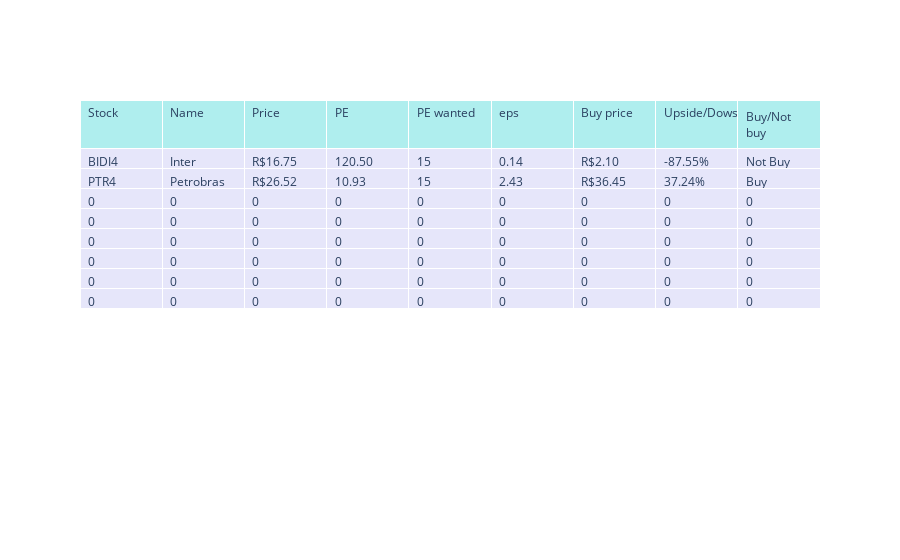

The notebook cell saved with this chart:
### Code cell
fig = go.Figure(data=[go.Table(
    header=dict(values=headers,
                fill_color='paleturquoise',
                align='left'),
    cells=dict(values=data,
               fill_color='lavender',
               align='left'))
])

fig.show()

### Figure 1 — Plotly figure (JSON) as saved in the notebook; plotly's stock layout.template omitted (floating-point values rounded to 4 significant figures)
{"data": [{"cells": {"align": "left", "fill": {"color": "lavender"}, "values": [["BIDI4", "PTR4", 0, 0, 0, 0, 0, 0], ["Inter", "Petrobras", 0, 0, 0, 0, 0, 0], ["R$16.75", "R$26.52", 0, 0, 0, 0, 0, 0], ["120.50", "10.93", 0, 0, 0, 0, 0, 0], [15, 15, 0, 0, 0, 0, 0, 0], [0.14, 2.43, 0, 0, 0, 0, 0, 0], ["R$2.10", "R$36.45", 0, 0, 0, 0, 0, 0], ["-87.55%", "37.24%", 0, 0, 0, 0, 0, 0], ["Not Buy", "Buy", 0, 0, 0, 0, 0, 0]]}, "header": {"align": "left", "fill": {"color": "paleturquoise"}, "values": ["Stock", "Name", "Price", "PE", "PE wanted", "eps", "Buy price", "Upside/Dowside", "Buy/Not buy"]}, "type": "table"}], "layout": {}}
